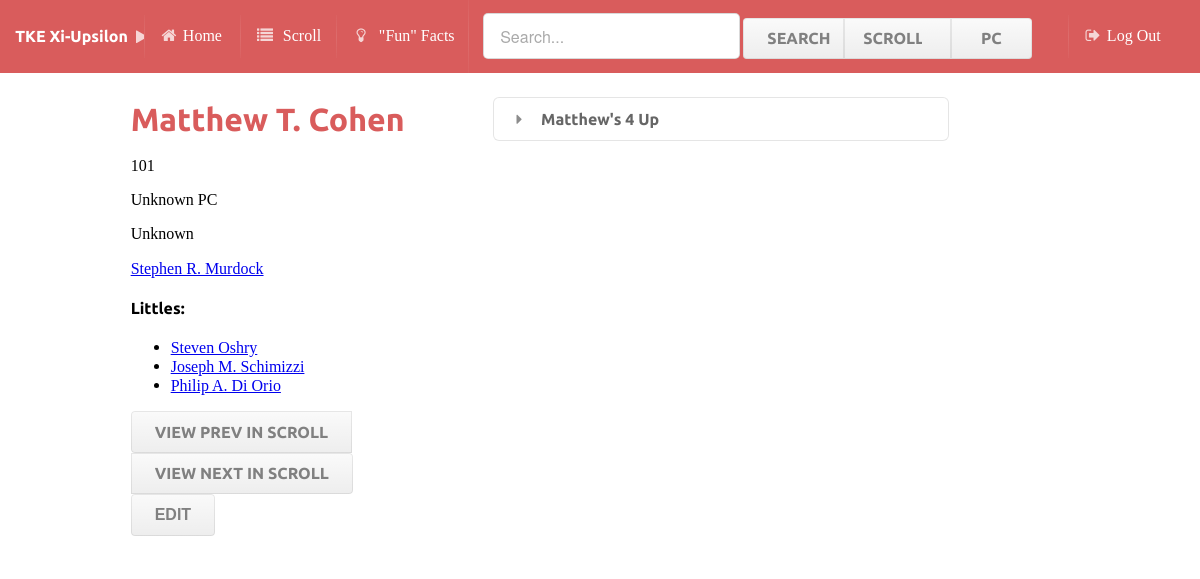
The page /brothers/101/ (signed in) on the database its author committed.
### brothers/models.py (models this page shows, shortened)
class Brother(models.Model):
	scroll = models.IntegerField()
	pc = models.IntegerField()
	fname = models.CharField(max_length=50)
	lname = models.CharField(max_length=50)
	name = models.CharField(max_length=50)
	nickname = models.CharField(max_length=50)
	big = models.CharField(max_length=50)
	bigS = models.IntegerField(max_length=50)

### brothers/views.py (the view)
# urls.py: url(r'^(?P<scroll>\d+)/$', views.detail,name='detail'),
@login_required(login_url="brothers.views.login")
def detail(request, scroll):
    b = Brother.objects.get(scroll=scroll)
    return render(request, 'brothers/index.html',{'brother':b,'littles':Brother.objects.filter(bigS=b.scroll),'lastScroll':Brother.objects.all().aggregate(Max('scroll'))['scroll__max'],'tree':getTree(b.scroll)})

### brothers/views.py (called while the page is built)
def getTree(scroll):
    tree = []
    curr = Brother.objects.get(scroll=scroll)
    i=0
    while curr.scroll!=0 and i<11:
        tree.append(curr)
        curr = Brother.objects.get(scroll=curr.bigS)
        i+=1
    tree.reverse()
    return tree

### brothers/templates/brothers/index.html (shortened to what this page needs)
{%extends 'layout.html'%}
{%block content%}
<head>
</head>
<body style='font-family="sans-serif"'>
<div class="ui two column page grid">
	<div class="six wide column">
	<h1 class="ui red header">{{brother.name}}</h1>
	<p>{{brother.scroll}}</p>
	{% if brother.pc != -1%}
	<p>PC {{brother.pc}}</p>
	{%else%}
	<p>Unknown PC</p>
	{%endif%}
	<p>{{brother.nickname}}</p>
	<a href="{% url 'detail' brother.bigS%}">{{brother.big}}</a>
	{%if littles%}
	<h4>Littles:</h4>
	<ul>
		{%for l in littles%}
		<li><a href="{% url 'detail' l.scroll%}">{{l.name}}</a></li>
		{%endfor%}
	</ul>
	<p>{%endif%} </p>
	<div class="footer">
	<div class="ui buttons">
		{%if brother.scroll == 1%}
		<input class="ui disabled button" type="button" value="View Prev in Scroll"/>
		{%else%}
		<button class="ui vertical animated button" type="button" onClick="window.location='/brothers/{{brother.scroll|add:-1}}/' ">
			<div class="visible content">View Prev in Scroll</div>
		</button>
		{%endif%}
		{%if brother.scroll == lastScroll%}
		<input class="ui disabled button" type="button" value="View Next in Scroll"/>
		{%else%}
		<button class="ui vertical animated button" type="button" onClick="window.location='/brothers/{{brother.scroll|add:1}}/' ">
			<div class="visible content">View Next in Scroll</div>
		</button>
		{%endif%}
	</div>
		{%if request.user.is_superuser%}
		<button class="ui button" type="button" onClick="window.location='/brothers/{{brother.scroll}}/edit/' ">
			Edit
		</button>
		{%endif%}
</div>
</div>
<div class="column">
{%if brother.big != "Unknown"%}
	<div class="ui accordion">
		<div class="title">
			<i class="dropdown icon"></i>
			{{brother.fname}}'s {{tree|length|add:-1}} Up
		</div>
	</div>
{%endif%}
</div>
</div>
</body>
{%endblock%}

### rows shown on the page
Brother: name "Matthew T. Cohen", scroll "101", nickname "Unknown", big "Stephen R. Murdock", fname "Matthew"
Brother: name "Steven Oshry"
Brother: name "Joseph M. Schimizzi"
Brother: name "Philip A. Di Orio"

### other values the page prints
{{ tree|length|add:-1 }} "4"
